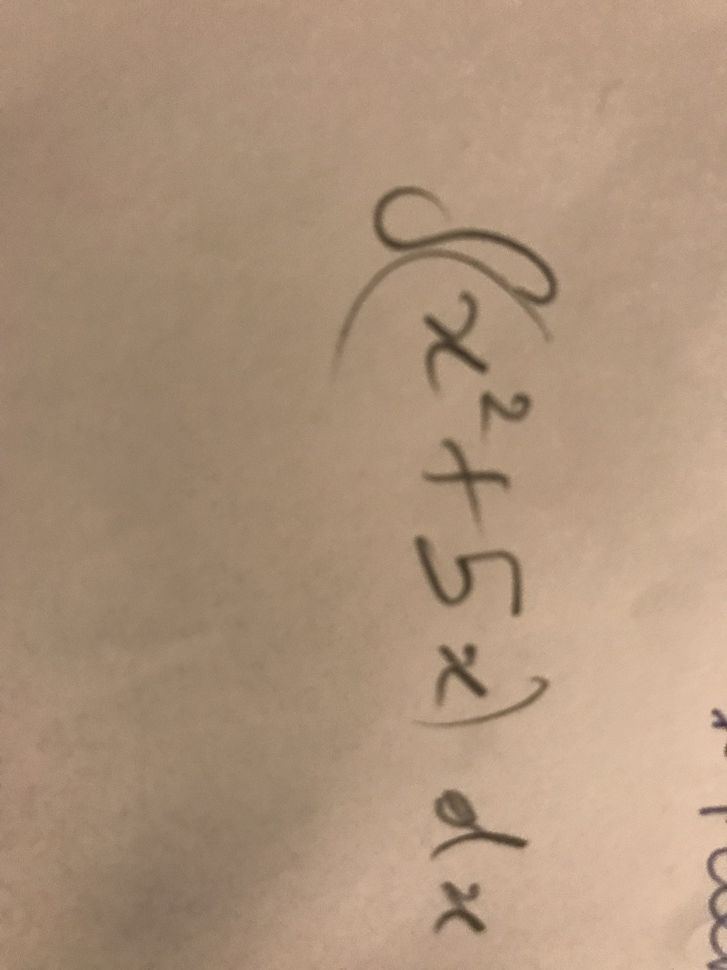
#> input picture oldFiles/sampleIntegral.jpg, 727 x 970 px, shrunk from 3024 x 4032 before the run
$ python -i imageParser.py   (imports and definitions only)
#> lines starting #> are read from the running program, lines starting #| are printed output that depends on the picture; after the words box and inside, x2 and y2 are one past the last pixel; in counts of white or black regions, pixels touching at a corner belong together
#file to combine data from neural network with position data from image
#to generate the mathematical expression to be solved

from sklearn.externals import joblib
import numpy as np
from integratedImageProcessing import *

# [2 lines not run here, left out]

# [14 lines left out: function classify, not called in this run]

def splitImg(img):
    img = img/255
    img = opening(img)#, selem = np.ones((10, 10)))
    img = 1 - img
    img = skeletonize(img)
    img = dilation(img)
    contours = measure.find_contours(img, 0)

    kMin = lambda x, y: [min(x[0], y[0]), min(x[1], y[1])]
    kMax = lambda x, y: [max(x[0], y[0]), max(x[1], y[1])]
    boxes = [reduce(kMin, contour)+reduce(kMax, contour)
            for contour in contours]

    def overlapsInside(box, boxes, i):
        [ya, xa, yb, xb] = box
        for j in range(len(boxes)):
            if i == j: continue
            [y0, x0, y1, x1] = boxes[j]
            if ((x0 <= xa and xb <= x1) and (y0 <= ya and yb <= y1)):
                return True
        return False

    boundingBoxes = []
    i = 0
    while i < len(boxes):
        if not overlapsInside(boxes[i], boxes, i):
            boundingBoxes += [boxes[i]]
        i += 1
    #print(boundingBoxes)
    boundingBoxes.sort(key = lambda x: x[1])
    #print("Max = ", np.amax(img.flatten()))
    if len(boundingBoxes) == 2:
        return (int(boundingBoxes[0][3]), int(boundingBoxes[1][1]))
    else:
        #print("Length of bounding boxes is %d"%len(boundingBoxes))
        '''
        plt.imshow(img[:, :len(img)//2])
        plt.show()
        plt.imshow(img[:, len(img)//2:])
        plt.show()
        '''
        return (len(img)//2, len(img)//2)

# [89 lines left out: functions parseText, dealWithDivides, not called in this run]

>>> import cv2
>>> picture = cv2.imread('oldFiles/sampleIntegral.jpg', cv2.IMREAD_GRAYSCALE)
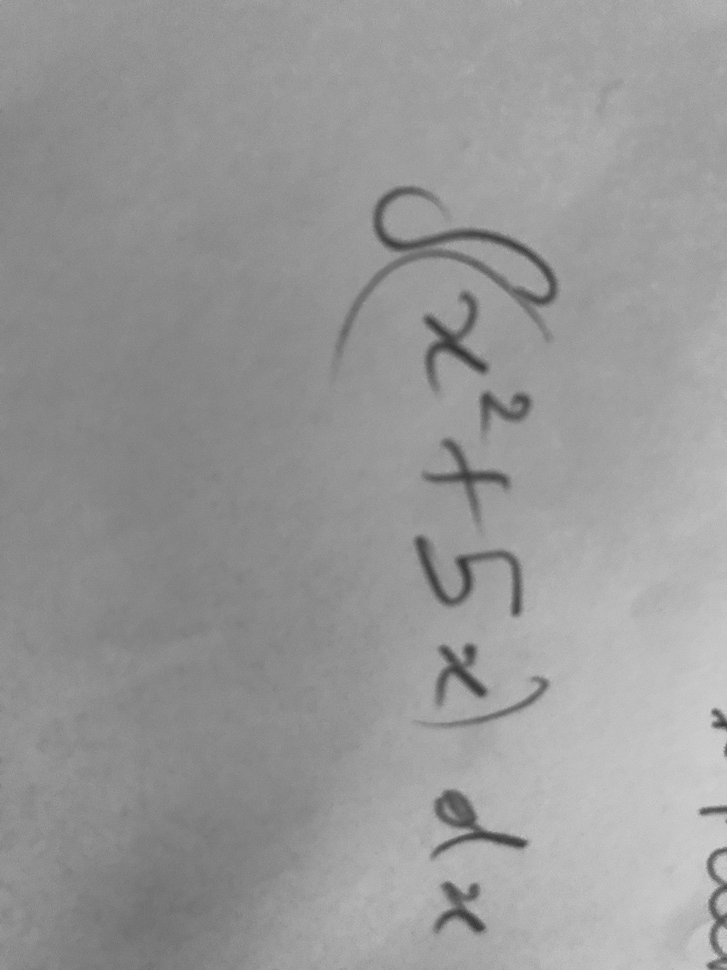
#> picture: shape (970, 727); min 51, max 209, mean 152
>>> result = splitImg(picture)
#> in splitImg, `img = 1 - img`:
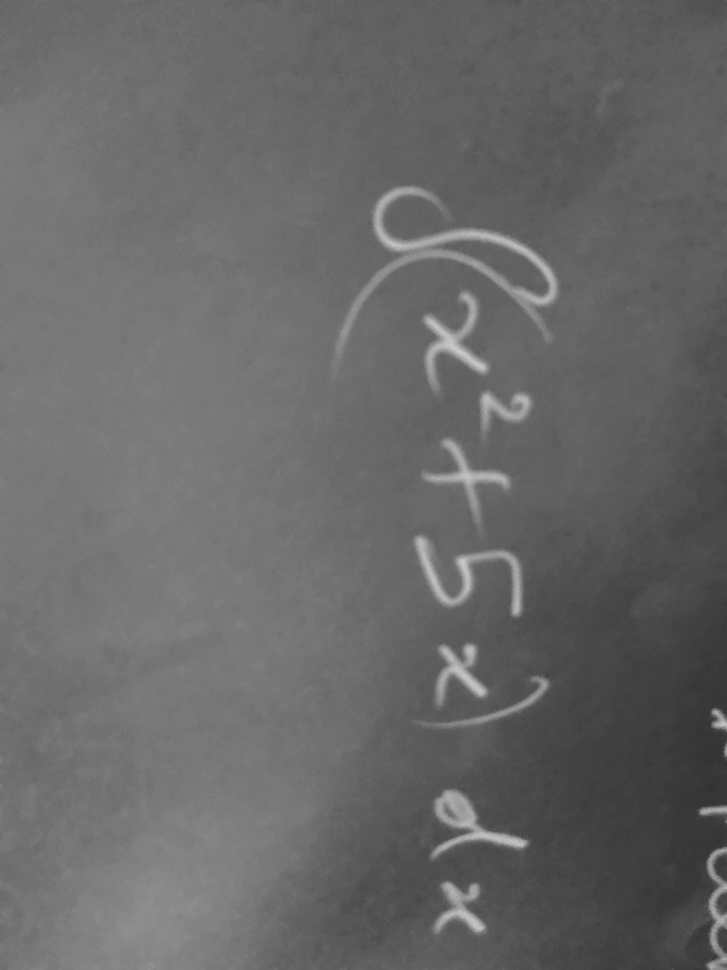
#> img: shape (970, 727) float64; min 0.192, max 0.8, mean 0.407
#> in splitImg, `img = skeletonize(img)`:
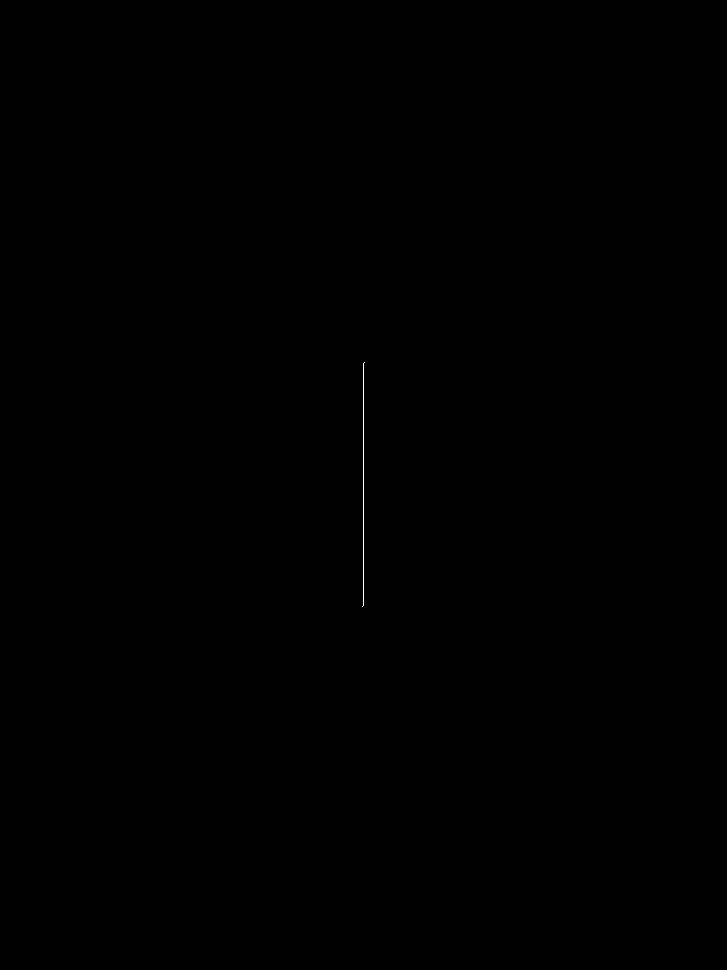
#> img: shape (970, 727) bool; 0.03% white in thin lines or dots, all inside (x1, y1, x2, y2) = (362, 362, 365, 607)
#> in splitImg, `img = dilation(img)`:
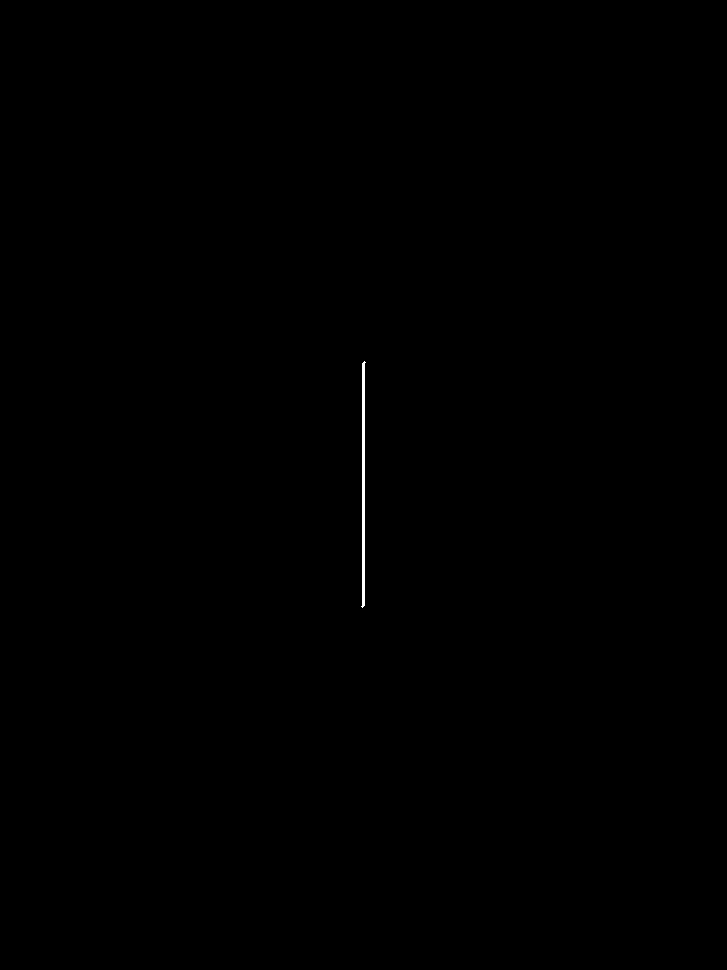
#> img: shape (970, 727) bool; 0.1% white; 1 white region, box (x1, y1, x2, y2) and area: (361, 361, 366, 608) 737
#> in splitImg, `contours = measure.find_contours(img, 0)`: contours = 1 point arrays, longest 497 points
#> in splitImg, `boxes = [reduce(kMin, contour)+reduce(kMax, contour) for contour in co..`: boxes = [[360, 360, 608, 366]]
#> the loop in splitImg, `while i < len(boxes):` made 1 pass
#> (ya in overlapsInside, xa in overlapsInside, yb in overlapsInside, xb in overlapsInside, i) on pass 1: (360, 360, 608, 366, 1)
#> after the loop in splitImg, `while i < len(boxes):`: i = 1
#> result = (485, 485)
